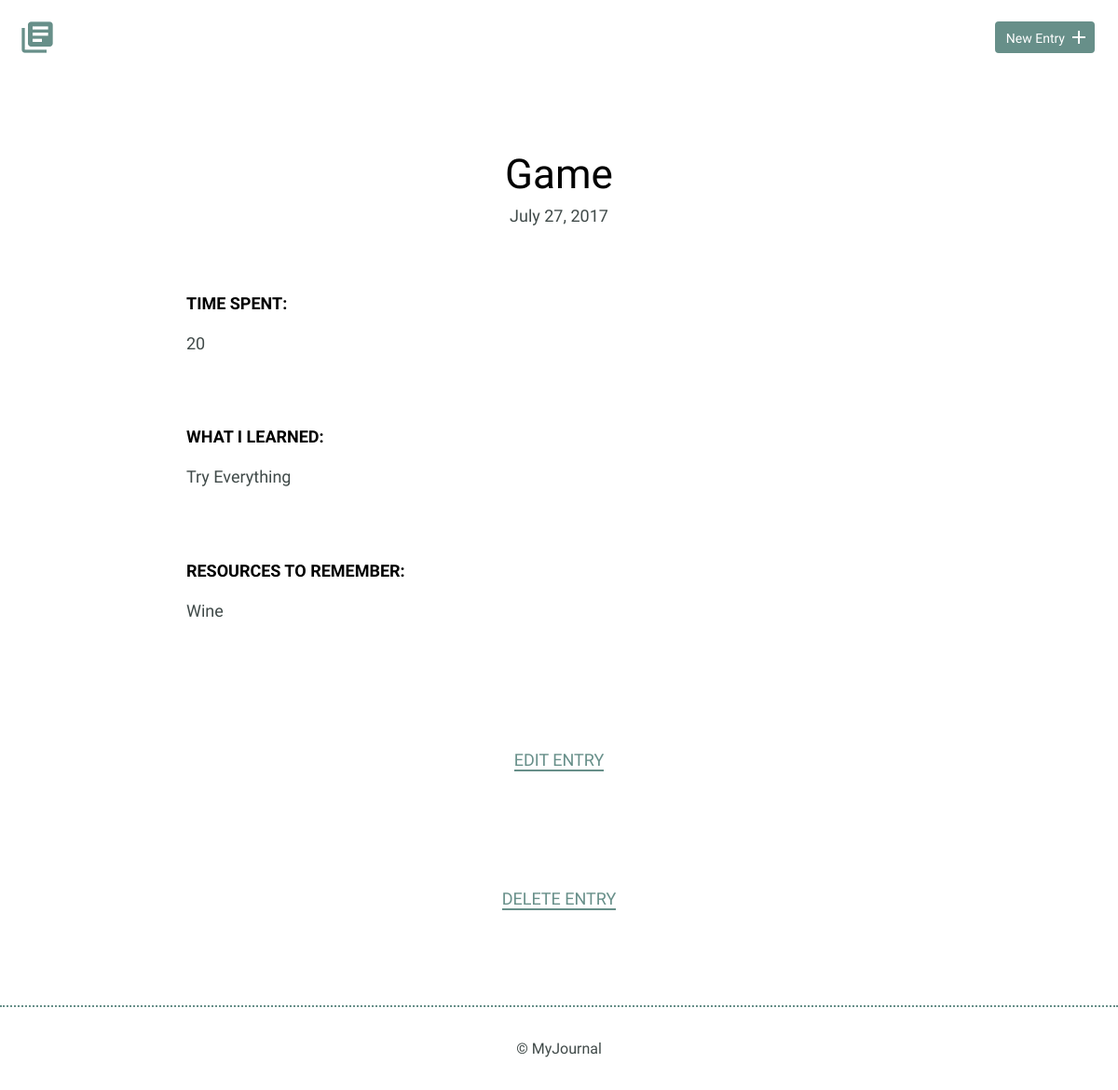
Page /entries/2 on the committed database.
### models.py (models this page shows, shortened)
class Entry(Model):
    title = CharField(max_length=255)
    date = DateField(default=datetime.date.today)
    time_spent = CharField(max_length=100)
    learned = TextField()
    resources = TextField()
    class Meta:
        database = DATABASE
        order_by = ('-date',)

### app.py (the view)
@app.route('/entries/<int:id>')
def details(id):
    try:
        entry = Entry.get(Entry.id == id)
    except models.DoesNotExist:
        abort(404)
    return render_template('detail.html', entry=entry)

### templates/detail.html (shortened to what this page needs)
{% extends 'base.html' %}
{% block content %}
<section>
    <div class="container">
        <div class="entry-list single">
            <article>
                <h1>{{ entry.title }}</h1>
                <time datetime="{{ entry.date.strftime('%Y-%m-%d') }}">{{ entry.date.strftime('%B %d, %Y') }}</time>
                <div class="entry">
                    <h3>Time Spent: </h3>
                    <p>{{ entry.time_spent }}</p>
                </div>
                <div class="entry">
                    <h3>What I Learned:</h3>
                    <p>{{ entry.learned }}</p>
                </div>
                <div class="entry">
                    <h3>Resources to Remember:</h3>
                    <p>{{ entry.resources }}</p>
                </div>
            </article>
        </div>
    </div>
    <div class="edit">
        <p><a href="{{ url_for('edit_entry', id=entry.id) }}">Edit Entry</a></p>
    </div>
    <div class="edit">
        <p><a href="{{ url_for('delete_entry', id=entry.id) }}">Delete Entry</a></p>
    </div>
</section>
{% endblock %}

### static/css/site.css (style rules this page uses)
body { font-size: 16px; color: #404a49; font-family: 'Cousine', serif; font-weight: 400; }
.container { margin: 0 auto; padding: 0 25px; }
h1, h2, h3 { margin: 0; font-weight: 400; line-height: 1em; color: #000; }
h1 { font-size: 44px; margin-bottom: 12px; }
h3 { font-size: 18px; font-family: 'Work Sans', serif; font-weight: 600; text-transform: uppercase; }
p { line-height: 1.8em; font-size: 18px; }
p a { border-bottom: 2px solid #678f89; padding: 0; color: #678f89; text-decoration: none; }
.entry-list, .edit-entry, .new-entry { max-width: 800px; margin: 0 auto; padding: 70px 0 150px 0; }
.entry-list article { margin-bottom: 70px; text-align: center; }
.entry-list article:last-child { margin-bottom: 0; }
.entry-list.single { padding-bottom: 70px; }
.entry-list.single time { font-size: 18px; }
.entry { max-width: 800px; margin: 75px auto 0 auto; text-align: left; }
.entry p { margin-bottom: 40px; }
.edit { padding-bottom: 80px; text-align: center; margin: 0 auto; }
.edit a { font-weight: 400; text-transform: uppercase; font-size: 18px; }

### rows in the picture
Entry: title "Game", date "July 27, 2017", time_spent "20", learned "Try Everything", resources "Wine"
